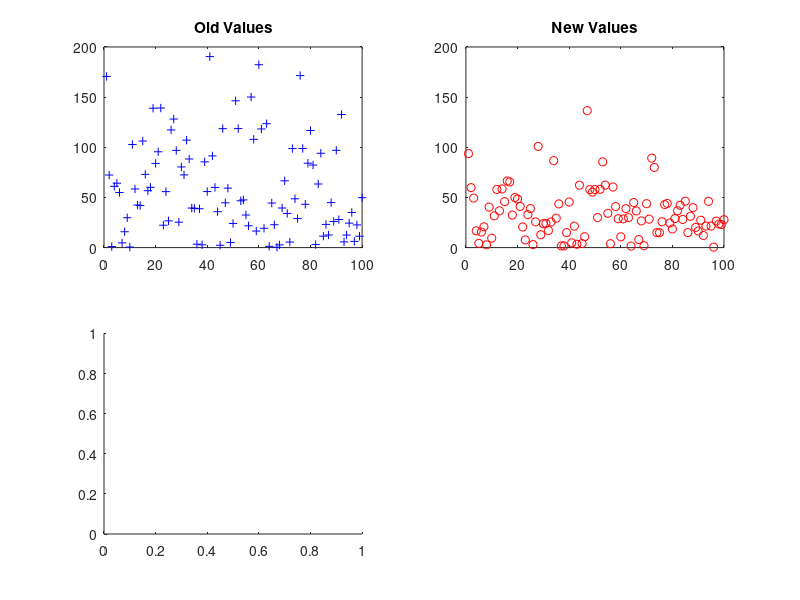

Here is the MATLAB script that generated this plot: (Note: this script raises an error after producing the figure.)
close all;
clear all;

load('sgbdnew.dat');
load('sgbdold.dat');
sorted_old = sort(sgbdold);
sorted_new = sort(sgbdnew);

%Plot of Figure 2.1
t = 1:100;
figure('Name','Figure 2.1');
subplot(2,2,1);
plot(t,sgbdold,'+b');
ylim([0 200]);
yticks(linspace(0,200,5));
title('Old Values');

subplot(2,2,2);
plot(t,sgbdnew,'or');
ylim([0 200]);
yticks(linspace(0,200,5));
title('New Values');

subplot(2,2,3);
nbins = 10;
histogram(sgbdold,nbins);
xlim([0 200]);
xticks(linspace(0,200,5));
grid on;

subplot(2,2,4);
histogram(sgbdnew,nbins);
xlim([0 200]);
xticks(linspace(0,200,5));
grid on;

%Plot of Figure 2.2
t_2 = 1:200;
counter_old = zeros(1,200);
counter_new = zeros(1,200);
for i=1:200
	counter_old(i) = sum(sgbdold(:) <= i);
	counter_new(i) = sum(sgbdnew(:) <= i);
end

figure('Name','Figure 2.2');
plot(t_2,counter_old./length(sgbdold),'-b');
hold on;
plot(t_2,counter_new./length(sgbdnew),'-r');
xlim([0 200]);
ylim([0 1]);
legend('old', 'new');

%Plot of Figure 2.3
n=length(sgbdold);
%Old values
sample_median_old = (sorted_old(n/2) + sorted_old(n/2 + 1))/2;
% for the median p=0.5
p=0.5;
%I find the indexes of the CI for the median using a level of 95%
j = floor(n*p - 1.96*sqrt(n*p*(1-p)));
k = ceil(n*p + 1.96*sqrt(n*p*(1-p))) + 1;
ci_low_old = sorted_old(j);
ci_high_old = sorted_old(k);

%New Values
sample_median_new = (sorted_new(n/2) + sorted_new(n/2 + 1))/2;
% for the median p=0.5
p=0.5;
%I find the indexes of the CI for the median using a level of 95%
j = floor(n*p - 1.96*sqrt(n*p*(1-p)));
k = ceil(n*p + 1.96*sqrt(n*p*(1-p))) + 1;
ci_low_new = sorted_new(j);
ci_high_new = sorted_new(k);

%Plot for the median
x = [1 2];
y = [sample_median_old sample_median_new];
neg = y - [ci_low_old ci_low_new];
pos = [ci_high_old ci_high_new] - y;

figure('Name', 'Figure 2.3');
subplot(1,2,1);
errorbar(x, y, neg, pos, 'o');
title('Quantiles');
grid on;
ylim([0 200]);
yticks(linspace(0,200,5));
xlim([0 3]);
xticks([1 2]);
xticklabels({'Old', 'New'});

%CI for the mean
%OLD
mu_old = mean(sgbdold);
mu_new = mean(sgbdnew);

deviation_old = arrayfun(@(x) (x-mu_old)^2, sgbdold);
var_old = sum(deviation_old)/n;
deviation_new = arrayfun(@(x) (x-mu_new)^2, sgbdnew);
var_new = sum(deviation_new)/n;
ci_high_old = mu_old + 1.96*sqrt(var_old/n);
ci_low_old = mu_old - 1.96*sqrt(var_old/n);
ci_high_new = mu_old + 1.96*sqrt(var_new/n);
ci_low_new = mu_old - 1.96*sqrt(var_new/n);

%Plot for the mean

y = [mu_old mu_new];
neg = y - [ci_low_old ci_low_new];
pos = [ci_high_old ci_high_new] - y;

subplot(1,2,2);
errorbar(x, y, neg, pos, 'o');
title('Mean and Standard Deviation');
grid on;
ylim([0 200]);
yticks(linspace(0,200,5));
xlim([0 3]);
xticks([1 2]);
xticklabels({'Old', 'New'});

%% Figure 2.7